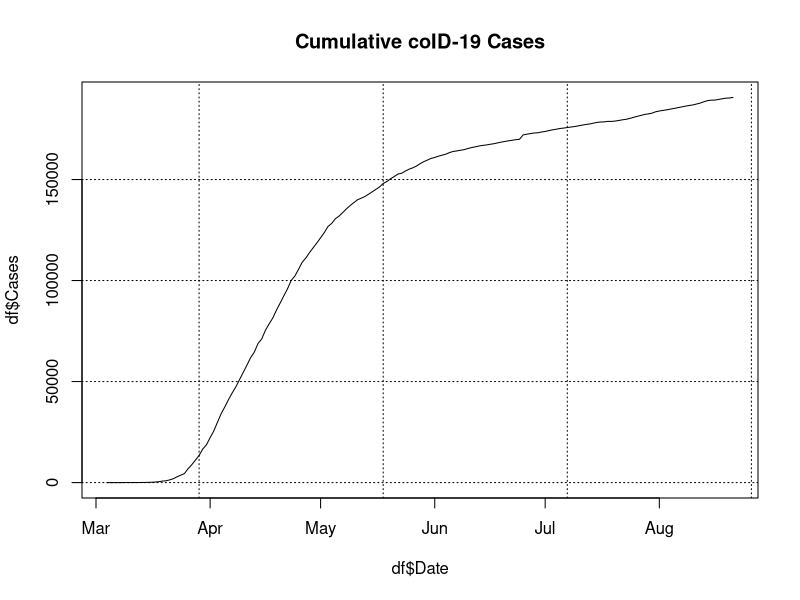
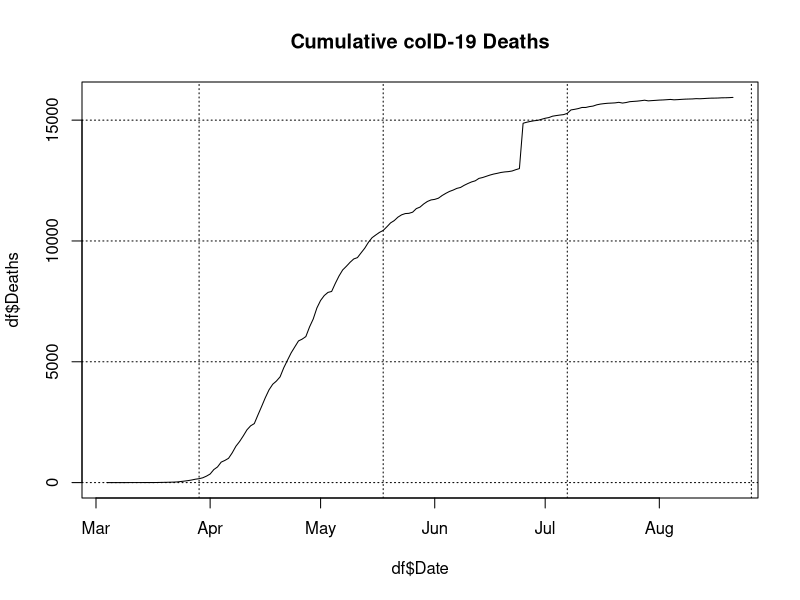
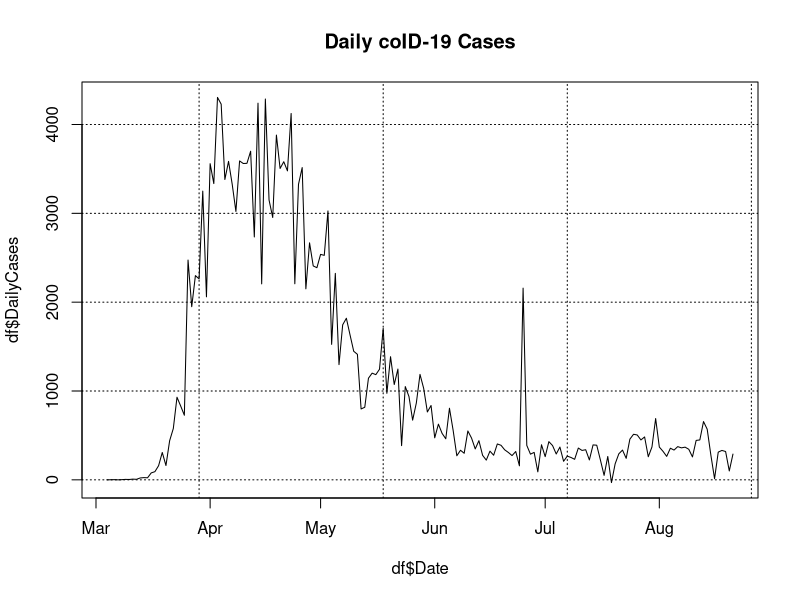
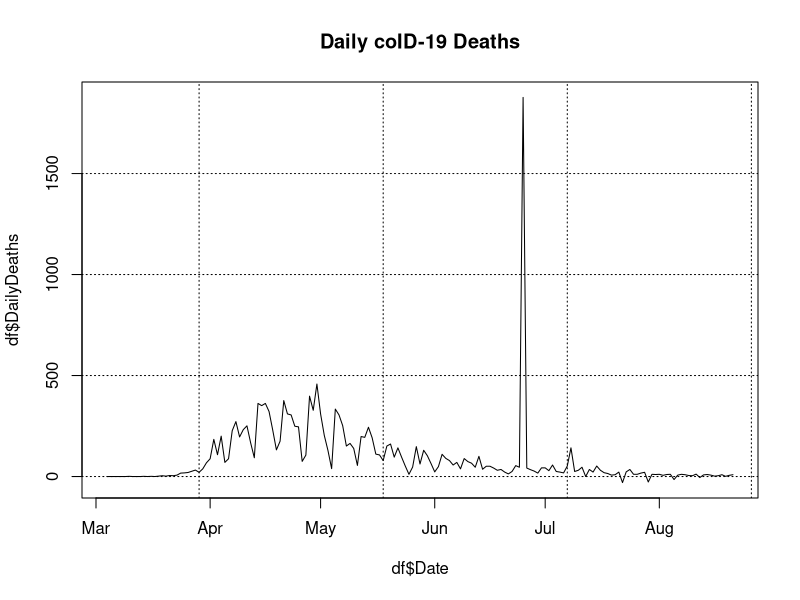
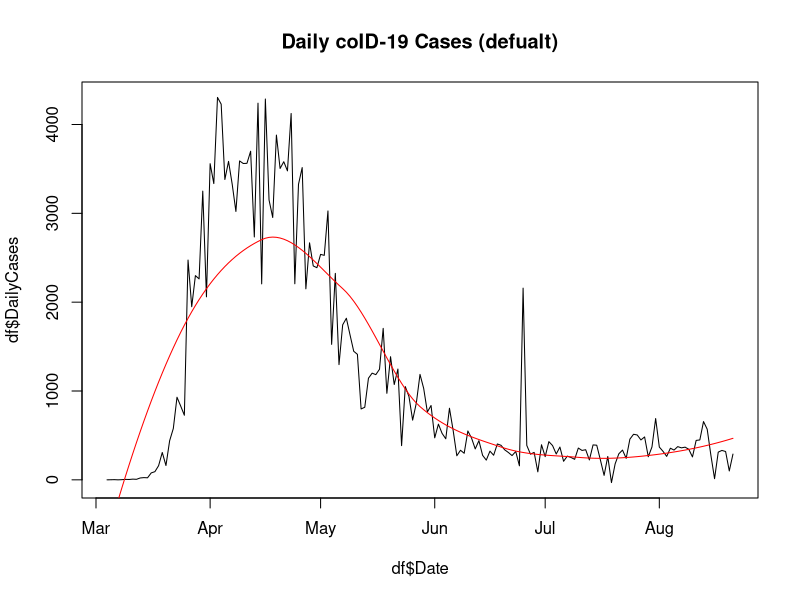
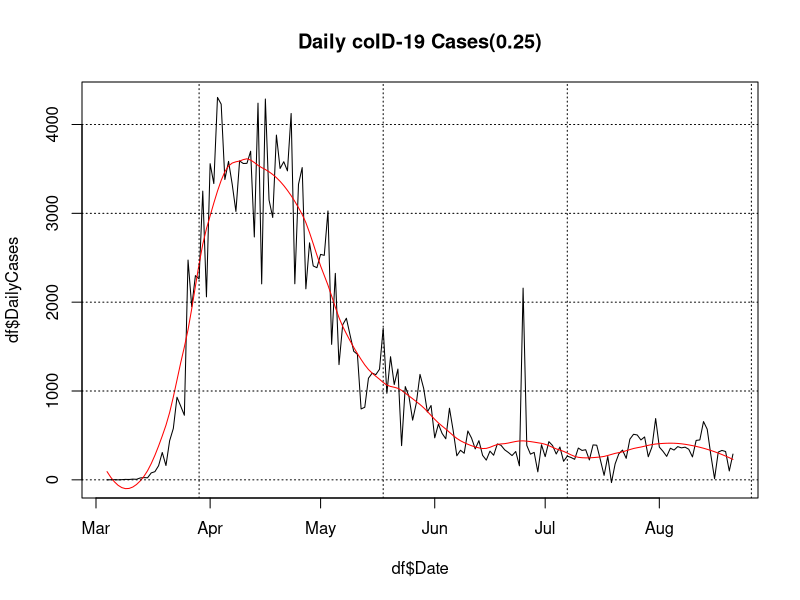
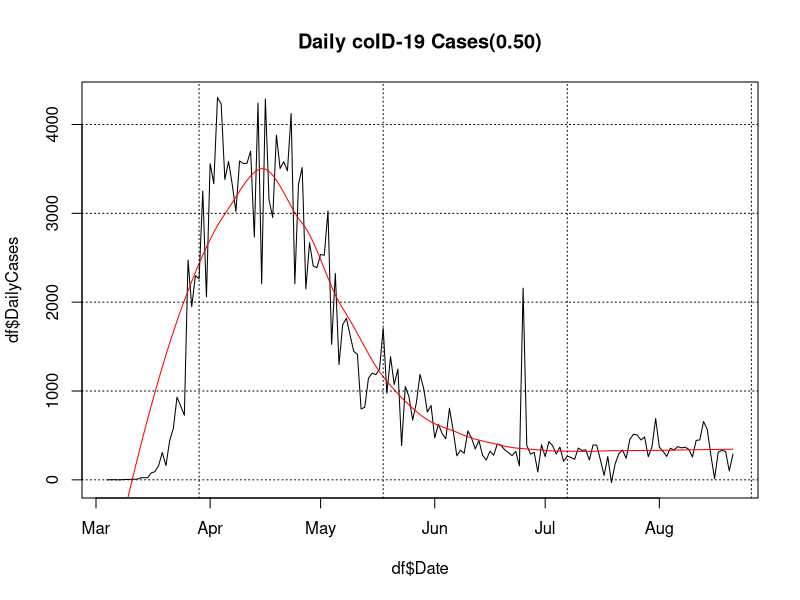
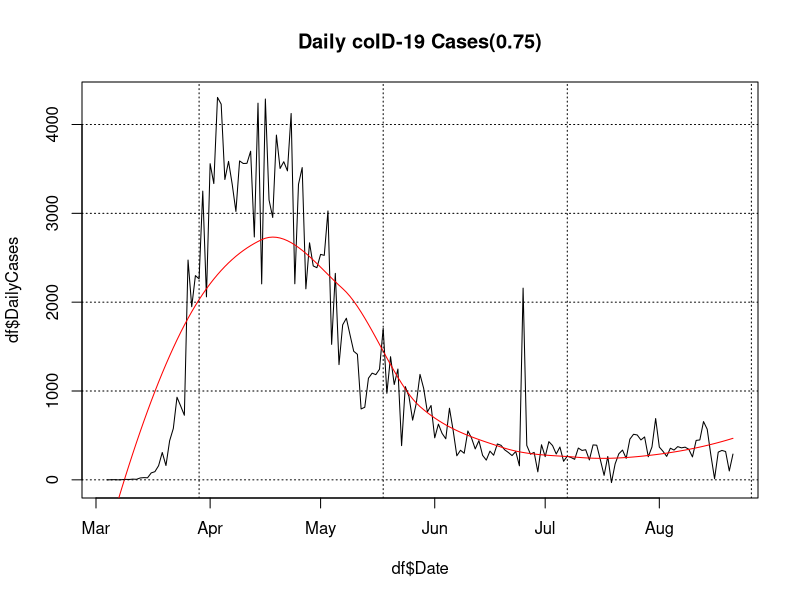

These figures' R source, in order:
## ---- chunk 1
knitr::opts_chunk$set(echo = TRUE)
## ---- chunk 2
df <- read.csv("./New-Jersey.csv")
df$date <- as.Date(df$date,format="%Y-%m-%d")
df$date <-sort(df$date)
colnames(df) <-c("Date","State","Cases","Deaths","DailyCases","DailyDeaths")
## ---- chunk 3
plot(df$Date,df$Cases,type="l",main="Cumulative coID-19 Cases")
grid(col="black")

plot(df$Date,df$Deaths,type="l",main="Cumulative coID-19 Deaths")
grid(col="black")
## ---- chunk 4
plot(df$Date,df$DailyCases,type="l",main="Daily coID-19 Cases")
grid(col="black")

plot(df$Date,df$DailyDeaths,type="l",main="Daily coID-19 Deaths")
grid(col="black")
## ---- chunk 5
df$index <- 1:nrow(df)
loess1 <- loess(df$DailyCases~df$index)
loess2 <- loess(df$DailyCases~df$index,span=0.25)
loess3 <- loess(df$DailyCases~df$index,span=0.50)
loess4 <- loess(df$DailyCases~df$index,span=0.75)

## ---- chunk 6
df$sm00 <- predict(loess1) 
df$sm25 <- predict(loess2) 
df$sm50 <- predict(loess3)
df$sm75 <- predict(loess4)

## ---- chunk 7
plot(df$Date,df$DailyCases,type="l",main="Daily coID-19 Cases (defualt)")
lines(df$Date,df$sm00,col="red")


plot(df$Date,df$DailyCases,type="l",main="Daily coID-19 Cases(0.25)")
lines(df$Date,df$sm25,col="red")
grid(col="black")

plot(df$Date,df$DailyCases,type="l",main="Daily coID-19 Cases(0.50)")
lines(df$Date,df$sm50,col="red")
grid(col="black")

plot(df$Date,df$DailyCases,type="l",main="Daily coID-19 Cases(0.75)")
lines(df$Date,df$sm75,col="red")
grid(col="black")
## ---- chunk 8
# df$index <- 1:nrow(df)
# loess25 <- loess(df$DailyDeaths~df$index,span=0.25)
# df$sm25 <- predict(loess25)
# 
# plot(df$Date,df$DailyDeaths,type="l",main="Daily coID-19 Deaths(0.25)")
# lines(df$Date,df$sm25,col="red")
# grid(col="black")
## ---- chunk 9
df$Monthly <- as.Date(cut(df$Date,
  breaks = "month"))
df$Weekly <- as.Date(cut(df$Date,
  breaks = "week",
  start.on.monday = FALSE)) # changes weekly break point to Sunday

## ---- chunk 10
weekly_cases <- aggregate(DailyCases~Weekly,data=df,FUN=sum)
weekly_deaths <- aggregate(DailyDeaths~Weekly,data=df,FUN=sum)
## ---- chunk 11
barplot(DailyCases ~Weekly,data=weekly_cases,main="Weekly COVOD-19 Cases",xlab="Weekly Date",ylab="Cases")
grid(col="black")

barplot(DailyDeaths ~Weekly,data=weekly_deaths,main="Weekly COVID-19 Deaths",
        xlab="Weekly Date",ylab="Deaths")
grid(col="black")
## ---- chunk 12
monthly_cases <- aggregate(DailyCases~Monthly,data=df,FUN=sum)
monthly_deaths <- aggregate(DailyDeaths~Monthly,data=df,FUN=sum)
## ---- chunk 13
barplot(DailyCases ~Monthly,data=monthly_cases,main="Monthly COVOD-19 Cases",xlab="MonthlyDate",ylab="Cases")
grid(col="black")

barplot(DailyDeaths ~Monthly,data=monthly_deaths,main="Monthly COVID-19 Deaths",
        xlab="Weekly Date",ylab="Deaths")
grid(col="black")
